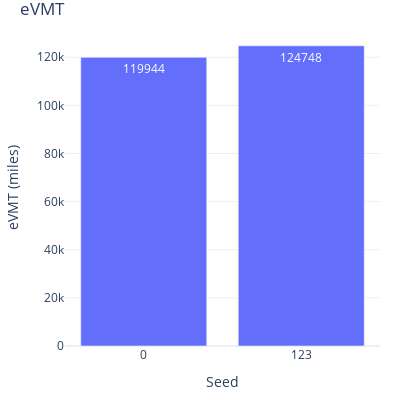

Source (notebook cell):
### Markdown cell above
#### 5.2 eVMT

### Code cell
fig = go.Figure(
    data=[
        go.Bar(
            name="eVMT",
            x=count_stats['param_value'],
            y=count_stats['evmt'],
            offsetgroup=1,
            text=count_stats['evmt'],
            textposition='auto',
        )
    ],
    layout=go.Layout(
        title="eVMT",
        yaxis_title="eVMT (miles)", 
        xaxis_title="Seed", uniformtext_minsize=8, uniformtext_mode='hide', width=400, height=400
        
    )
)
fig.update_xaxes(type='category')
fig.update_layout(margin=dict(l=20, r=20, t=30, b=20), uniformtext_minsize=8, uniformtext_mode='hide', template='plotly_white')
fig.show()

### Figure 1 — Plotly figure (JSON) as saved in the notebook; plotly's stock layout.template omitted (floating-point values rounded to 4 significant figures)
{"data": [{"name": "eVMT", "offsetgroup": "1", "text": [119944, 124748], "textposition": "auto", "type": "bar", "x": ["0", "123"], "y": [119944, 124748]}], "layout": {"height": 400, "margin": {"b": 20, "l": 20, "r": 20, "t": 30}, "title": {"text": "eVMT"}, "uniformtext": {"minsize": 8, "mode": "hide"}, "width": 400, "xaxis": {"autorange": true, "range": [-0.5, 1.5], "title": {"text": "Seed"}, "type": "category"}, "yaxis": {"autorange": true, "range": [0, 131300.0], "title": {"text": "eVMT (miles)"}, "type": "linear"}}}
